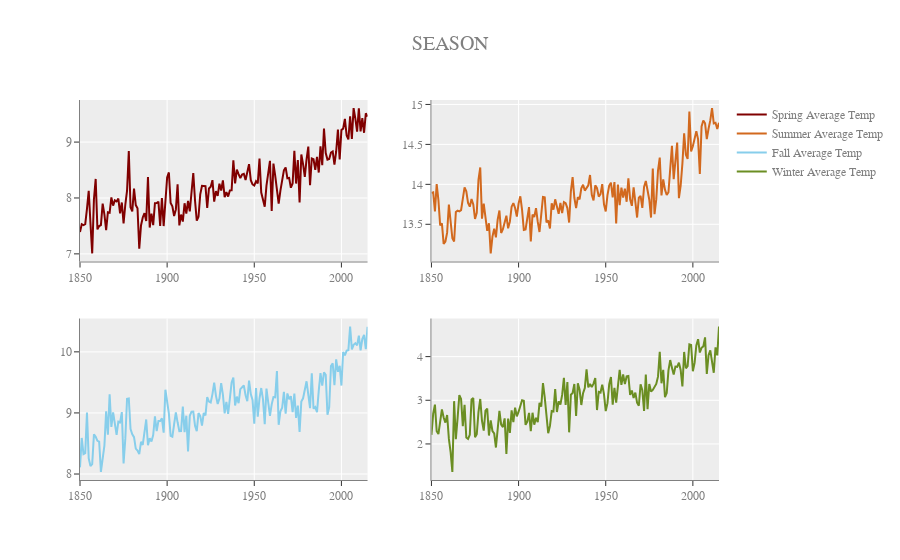

The code cell stored with this chart in its notebook:
### Code cell
fig = make_subplots(rows=2, cols=2, insets=[{'cell': (1,1), 'l': 0.7, 'b': 0.3}])
fig.update_layout(title="SEASON",font=dict( family="Courier New, monospace", size=12,color="#7f7f7f"),
                  template = "ggplot2", title_font_size = 20, hovermode= 'closest')
fig.update_xaxes(showline=True, linewidth=1, linecolor='gray')
fig.update_yaxes(showline=True, linewidth=1, linecolor='gray')

fig.add_trace(go.Scatter(x = spring['year'], y = spring['LandAverageTemperature'], mode = 'lines',
                         name = 'Spring Average Temp', marker_color='rgb(128, 0, 0)'), row = 1, col = 1)


fig.add_trace(go.Scatter(x = summer['year'], y = summer['LandAverageTemperature'], mode = 'lines',
                         name = 'Summer Average Temp', marker_color='rgb(210,105,30)'), row = 1, col = 2)


fig.add_trace(go.Scatter(x = fall['year'], y = fall['LandAverageTemperature'], mode = 'lines',
                         name = 'Fall Average Temp', marker_color='rgb(135,206,235)'), row = 2, col = 1)


fig.add_trace(go.Scatter(x = winter['year'], y = winter['LandAverageTemperature'], mode = 'lines',
                         name = 'Winter Average Temp', marker_color='rgb(107,142,35)'), row = 2, col = 2)

### Figure 1 — Plotly figure (JSON) as saved in the notebook; plotly's stock layout.template omitted (floating-point values rounded to 4 significant figures; data arrays with more than 128 entries replaced by an {"elided": "..."} marker saying what was removed)
{"data": [{"marker": {"color": "rgb(128, 0, 0)"}, "mode": "lines", "name": "Spring Average Temp", "type": "scatter", "x": {"elided": "166 int values"}, "xaxis": "x", "y": {"elided": "166 float values"}, "yaxis": "y"}, {"marker": {"color": "rgb(210,105,30)"}, "mode": "lines", "name": "Summer Average Temp", "type": "scatter", "x": {"elided": "166 int values"}, "xaxis": "x2", "y": {"elided": "166 float values"}, "yaxis": "y2"}, {"marker": {"color": "rgb(135,206,235)"}, "mode": "lines", "name": "Fall Average Temp", "type": "scatter", "x": {"elided": "166 int values"}, "xaxis": "x3", "y": {"elided": "166 float values"}, "yaxis": "y3"}, {"marker": {"color": "rgb(107,142,35)"}, "mode": "lines", "name": "Winter Average Temp", "type": "scatter", "x": {"elided": "166 int values"}, "xaxis": "x4", "y": {"elided": "166 float values"}, "yaxis": "y4"}], "layout": {"autosize": true, "font": {"color": "#7f7f7f", "family": "Courier New, monospace", "size": 12}, "hovermode": "closest", "title": {"font": {"size": 20}, "text": "SEASON"}, "xaxis": {"anchor": "y", "autorange": true, "domain": [0, 0.45], "linecolor": "gray", "linewidth": 1, "range": [1850, 2015], "showline": true, "type": "linear"}, "xaxis2": {"anchor": "y2", "autorange": true, "domain": [0.55, 1], "linecolor": "gray", "linewidth": 1, "range": [1850, 2015], "showline": true, "type": "linear"}, "xaxis3": {"anchor": "y3", "autorange": true, "domain": [0, 0.45], "linecolor": "gray", "linewidth": 1, "range": [1850, 2015], "showline": true, "type": "linear"}, "xaxis4": {"anchor": "y4", "autorange": true, "domain": [0.55, 1], "linecolor": "gray", "linewidth": 1, "range": [1850, 2015], "showline": true, "type": "linear"}, "xaxis5": {"anchor": "y5", "domain": [0.315, 0.45], "linecolor": "gray", "linewidth": 1, "showline": true}, "yaxis": {"anchor": "x", "autorange": true, "domain": [0.575, 1], "linecolor": "gray", "linewidth": 1, "range": [6.864, 9.753], "showline": true, "type": "linear"}, "yaxis2": {"anchor": "x2", "autorange": true, "domain": [0.575, 1], "linecolor": "gray", "linewidth": 1, "range": [13.03, 15.06], "showline": true, "type": "linear"}, "yaxis3": {"anchor": "x3", "autorange": true, "domain": [0, 0.425], "linecolor": "gray", "linewidth": 1, "range": [7.902, 10.55], "showline": true, "type": "linear"}, "yaxis4": {"anchor": "x4", "autorange": true, "domain": [0, 0.425], "linecolor": "gray", "linewidth": 1, "range": [1.174, 4.873], "showline": true, "type": "linear"}, "yaxis5": {"anchor": "x5", "domain": [0.7025, 1], "linecolor": "gray", "linewidth": 1, "showline": true}}}
